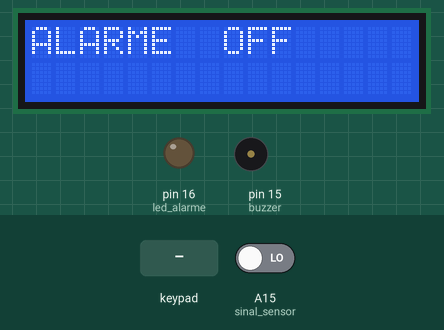
A sketch run on a simulated Arduino Mega 2560, built with avr-gcc and run on an emulated ATmega2560. On the bench: 16×2 character LCD, output pins drawn as LEDs (lit = HIGH), buzzer (waves = sounding, pin HIGH). The test bench sets the inputs (shaded band); at power-on: A15 (sinal_sensor) LOW.

Above: at 1.2 s.
1.3 s: key '#' pressed
At 2.4 s:
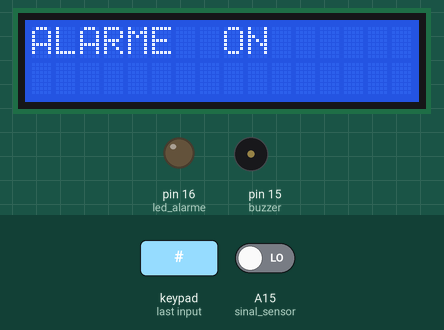
2.8 s: A15 (sinal_sensor) driven HIGH
At 3.0 s:
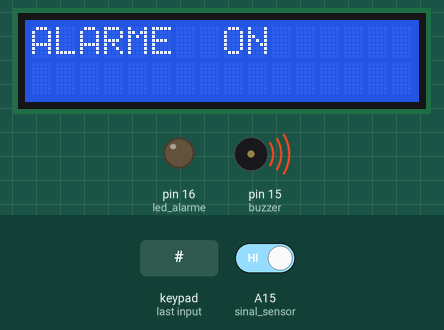
5.3 s: keypad keys 1 2 3 4 pressed 0.4 s apart
At 7.9 s:
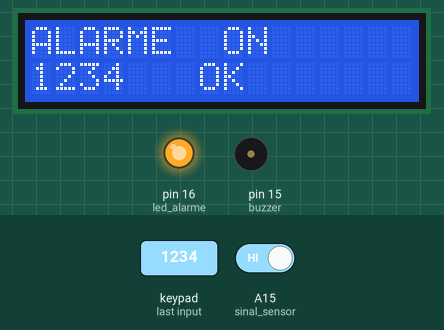
Timing chart, 0 to 9.6 s (numbered marks = the images above; inputs shaded):
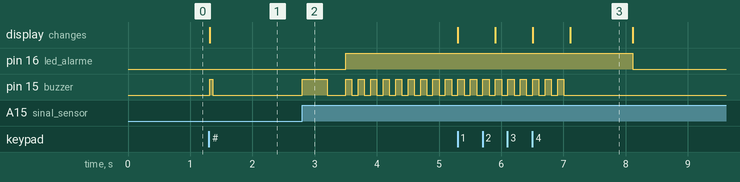

The sketch:

Alarme_com_Sensor_de_Vibracao.ino
```cpp
#include <Keypad.h> //inclui a biblioteca do teclado matricial 4x4
#include <LiquidCrystal.h> //inclui a biblioteca para o display Lcd 16x2

#define buzzer 15 // define o pino 15  para o buzzer
#define sinal_sensor A15 // define o pino A15 para a entrada de sinal
#define led_alarme 16 // define o pino 16 para o ledr de alarme

int ativa_alarme; // Cria uma variavel int de nome ativa_alarme
int desliga_alarme; // cria uma variavel int de nome desliga_alarme
int leitura_sensor; // cria uma variavel int de nome leitura_sensor

byte pinosLinhas[] = {A14, A13, A12, A11}; // cria um vetor de 4 colunas
byte pinosColunas[] = { A10, A9, A8, A7}; // cria um vetor de 4 colunas

char senha[4] = {'1','2','3','4'}; // cria um vetor char de nome senha de 4 colunas com caracteres definidos
char vetor[4]; // cria um vetor char para armazenar os digitos do teclado

int i; // cria uma variavel de nome i
char teclas[4][4] = {{'1','2','3','A'}, // matriz 4x4 com caracteres definidos
                     {'4','5','6','B'},
                     {'7','8','9','C'},
                     {'*','0','#','D'}};

Keypad teclado1 = Keypad( makeKeymap(teclas), pinosLinhas, pinosColunas, 4, 4); // cria a variavel de nome teclado1 para armazenar os caracteres
LiquidCrystal lcd(8, 9, 4, 5, 6, 7);  // define os pinos para comunicação com o display lcd

void setup() {

pinMode(buzzer, OUTPUT); // define o pino buzzer como saída
pinMode(sinal_sensor,INPUT); // define o pino de sinal do sensor de vibrações como entrada
pinMode(led_alarme, OUTPUT); // define o pino do led como saída


lcd.begin(16,2); // inicia a comunicação com o display lcd
lcd.setCursor(0,0); lcd.print("ALARME");} // escreve ALARME no display na posição (0,0)

void loop() {

lcd.setCursor(8,0);
lcd.print("OFF"); // indica que o alarme está desabiitado no display
digitalWrite (led_alarme ,LOW); // deixa o led de alarme desligado
char tecla_pressionada = teclado1.getKey(); //  verifica se alguma tecla foi pressionada
       if (tecla_pressionada == '#' ) { // se # for pressionado executa o codigo abaixo
lcd.setCursor(8,0); lcd.print("ON "); // indica no display que o alarme está ativo
digitalWrite (buzzer, HIGH); delay(50);  // sonorização
       while ( tecla_pressionada != '*') { // enquanto * não for pressionado o programa executa no laço abaixo
leitura_sensor = digitalRead(sinal_sensor); // realiza a leitura de sinal advindo do sensor de vibrações
tecla_pressionada = teclado1.getKey(); // verifica se alguma tecla foi pressionada
//******************************************ALARME
       if (leitura_sensor == HIGH) { // se receber sinais do sensor de vibração, executa o codigo abaixo
analogWrite (buzzer, 130); delay(100); // sonorizaão alarme inicial
analogWrite (buzzer, 150); delay(200); // sonorização alarme inicial
analogWrite (buzzer, 255); delay(100); // sonorização alarme inicial
analogWrite (buzzer, 100); delay(300); // sonorização alarme inicial
       while ( desliga_alarme != HIGH){ // enquanto o botão de desativador alternativo não for ativo, executa o laço abaixo

digitalWrite (led_alarme ,HIGH); // liga o led rgb de alarme
digitalWrite (buzzer, HIGH); delay(100); // Alarme
digitalWrite (buzzer, LOW); delay(100); // Alarme
tecla_pressionada = teclado1.getKey(); // verifica se alguma tecla foi pressionada
//******************************************SENHA
       if (tecla_pressionada){ // se alguma tecla for pressionada executa abaixo
vetor[i] = tecla_pressionada; // armazena no vetor[4] as teclas pressionadas
lcd.setCursor(i,1); lcd.print(tecla_pressionada); // indica no display a tecla pressionada
i++; // contador para definir que a senha seja de 4 digitos
       if(i==4){ // se o ultimo digito da senha for pressionado, executa abaixo
       if(vetor[0] == senha[0] &&
          vetor[1] == senha[1] &&
          vetor[2] == senha[2] &&
          vetor[3] == senha[3]){ // compara o vetor das teclas pressionadas com a senha pré definida
lcd.setCursor(7,1); lcd.print("OK"); delay(1000); // indica que a senha digitada foi correta
lcd.setCursor(0,1); lcd.print("                "); // limpa o display
lcd.setCursor(6,0); lcd.print("                "); // limpa o display
i=0; // zera o contador
return 0;} // desativa o alarme retornando o codigo para o inicio
        else { // se a senha não for correta, executa abaixo
lcd.setCursor(0,1); lcd.print("SENHA INVALIDA  "); digitalWrite (buzzer, HIGH); delay(1000); // indica no display que a senha digitada não é correta
lcd.setCursor(0,1); lcd.print("                "); //limpa o display
i=0;} //zera o contador
}}}}
//******************************************FIM DO ALARME
else { analogWrite(buzzer,0); // caso o alarme não estiver ativo, garante o buzzer desativado
}}}}
```

Measured:
- after the input at 1.3 s, pin 15 (buzzer): LOW → HIGH at once, → LOW 0.05 s later; the display: changes at once (image 1)
- after the input at 2.8 s, pin 16 (led_alarme): LOW → HIGH after 0.70 s; pin 15 (buzzer): goes HIGH 0.40 s, LOW 0.30 s, 8 × (HIGH 0.10 s, LOW 0.10 s), HIGH 0.10 s, then LOW, starting at once
- after the input at 5.3 s, pin 16 (led_alarme): HIGH → LOW after 2.8 s; pin 15 (buzzer): goes on until 7.0 s, then stays LOW; the display: first changes at once (image 3 shows a later state)
- what the display in image 3 shows lasts 1.0 s, from 7.1 s to 8.1 s
